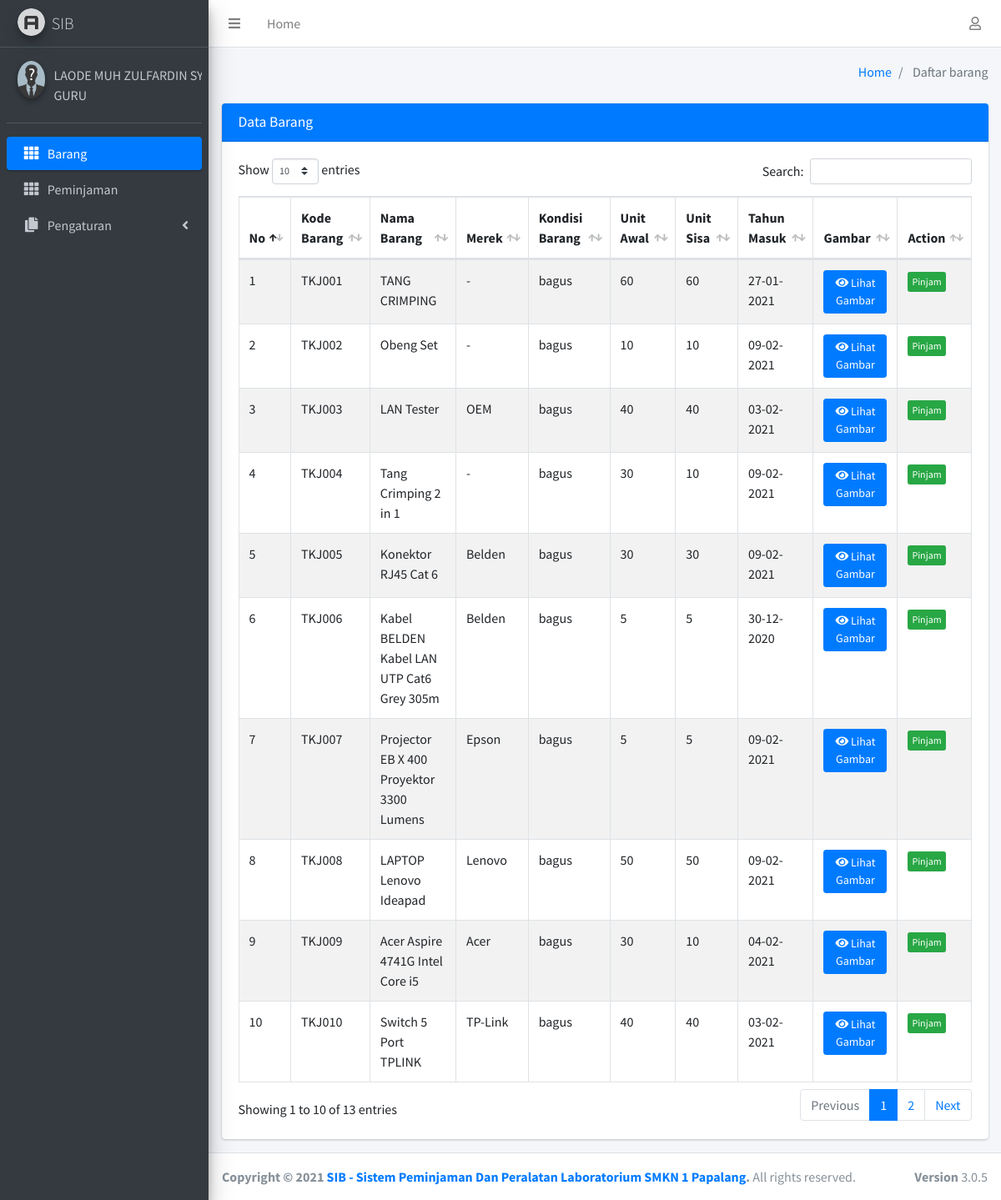
The page /dashboard/daftarbarang.php (signed in) on the database its author committed.
### tables this page shows
CREATE TABLE `barang` (
  `id_barang` int(11) NOT NULL,
  `kodebarang` varchar(100) NOT NULL,
  `namabarang` varchar(100) NOT NULL,
  `kondisibarang` varchar(300) NOT NULL,
  `merek` varchar(100) NOT NULL,
  `stok` varchar(100) NOT NULL,
  `stoksisa` varchar(200) NOT NULL,
  `tahun` varchar(100) NOT NULL,
  `gambar` varchar(200) NOT NULL,
  `jurusan` varchar(100) NOT NULL
);

### dashboard/daftarbarang.php (the view, shortened to what this page needs)
<?php
include "global_header.php";
?>
<div class="content">
    <div class="container-fluid">
        <div class="row">
            <div class="col-lg-12">
                <div class="card card-primary">
                    <div class="card-header">
                        <h3 class="card-title">Data Barang</h3>
                    </div>
                    <div class="card-body">
                        <table id="example1" class="table table-bordered table-striped">
                            <thead>
                                <tr>
                                    <th>No</th>
                                    <th>Kode Barang</th>
                                    <th>Nama Barang</th>
                                    <th>Merek</th>
                                    <th>Kondisi Barang</th>
                                    <th>Unit Awal</th>
                                    <th>Unit Sisa</th>
                                    <th>Tahun Masuk</th>
                                    <th>Gambar</th>
                                    <th>Action</th>
                                </tr>
                            </thead>
                            <tbody>
                                <?php
                                    $query = $koneksi->query("SELECT * FROM barang");
                        $nomor_urut = 1;
                        foreach ($query as $data) : ?>
                                <tr>
                                    <td><?= $nomor_urut; ?></td>
                                    <td><?= $data['kodebarang']; ?></td>
                                    <td><?= $data['namabarang']; ?></td>
                                    <td><?= $data['merek']; ?></td>
                                    <td><?= $data['kondisibarang']; ?></td>
                                    <td><?= $data['stok']; ?></td>
                                    <td><?= $data['stoksisa']; ?></td>
                                    <td><?= $data['tahun']; ?></td>
                                    <td>
                                        <?php echo "<a  class='btn btn-primary btn-sm' href='#largeModal' class='btn btn-default btn-small' id='custId' data-toggle='modal' data-id=" . $data['id_barang'] . "><i class='fa fa-eye'></i> Lihat Gambar</a>"; ?>
                                    </td>
                                    <td>
                                        <a href="pinjambarang?id=<?= $data['id_barang'];?>"
                                            class="btn btn-success btn-xs">Pinjam</i></a>
                                    </td>
                                </tr>
                                <?php
                                                    $nomor_urut++;
                                                endforeach; ?>
                            </tbody>
                        </table>
                    </div>
                </div>
            </div>
        </div>
    </div>
</div>
</div>
<?php include "global_footer.php"; ?>

### rows shown on the page
barang: kodebarang "TKJ001", namabarang "TANG CRIMPING", merek "-", kondisibarang "bagus", stok "60", stoksisa "60", tahun "27-01-2021"
barang: kodebarang "TKJ002", namabarang "Obeng Set", merek "-", kondisibarang "bagus", stok "10", stoksisa "10", tahun "09-02-2021"
barang: kodebarang "TKJ003", namabarang "LAN Tester", merek "OEM", kondisibarang "bagus", stok "40", stoksisa "40", tahun "03-02-2021"
barang: kodebarang "TKJ004", namabarang "Tang Crimping 2 in 1", merek "-", kondisibarang "bagus", stok "30", stoksisa "10", tahun "09-02-2021"
barang: kodebarang "TKJ005", namabarang "Konektor RJ45 Cat 6", merek "Belden", kondisibarang "bagus", stok "30", stoksisa "30", tahun "09-02-2021"
barang: kodebarang "TKJ006", namabarang "Kabel BELDEN Kabel LAN UTP Cat6 Grey 305m", merek "Belden", kondisibarang "bagus", stok "5", stoksisa "5", tahun "30-12-2020"
barang: kodebarang "TKJ007", namabarang "Projector EB X 400 Proyektor 3300 Lumens", merek "Epson", kondisibarang "bagus", stok "5", stoksisa "5", tahun "09-02-2021"
barang: kodebarang "TKJ008", namabarang "LAPTOP Lenovo Ideapad", merek "Lenovo", kondisibarang "bagus", stok "50", stoksisa "50", tahun "09-02-2021"
barang: kodebarang "TKJ009", namabarang "Acer Aspire 4741G Intel Core i5", merek "Acer", kondisibarang "bagus", stok "30", stoksisa "10", tahun "04-02-2021"
barang: kodebarang "TKJ010", namabarang "Switch 5 Port TPLINK", merek "TP-Link", kondisibarang "bagus", stok "40", stoksisa "40", tahun "03-02-2021"

### other values the page prints
$_SESSION['nama_lengkap'] "LAODE MUH ZULFARDIN…"
$_SESSION['level'] "GURU"
$halaman "Daftar barang"
